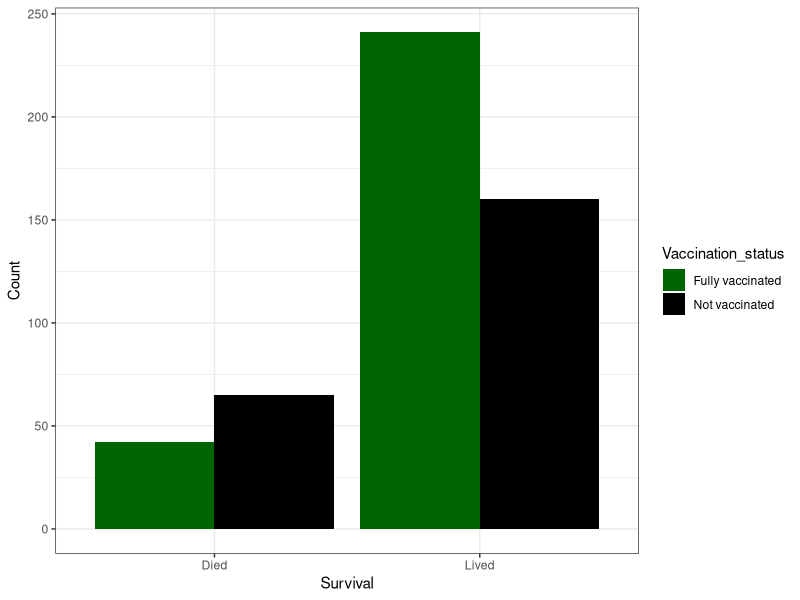

Write the R code that produced this figure.
## ---- chunk 1
rm(list=ls())
library(here)
library(tidyverse)
## ---- chunk 2
vaccines <- read.csv(here("Data", "covid_vaccines.csv"))
## ---- chunk 3
vaccines$Vaccination_status <- as.factor(vaccines$Vaccination_status)
vaccines$Survival <- as.factor(vaccines$Survival)

glimpse(vaccines)
## ---- chunk 4
covid_counts <- vaccines |>
  group_by(Survival, Vaccination_status) |>
  summarise(Count = n())

# The above code worked I think, but didn't get the length function to work properly. Used n() which I found while googling

?length

length(covid_counts$Count) #Gave me an output of [1] 4
## ---- chunk 5
ggplot(covid_counts, aes(x = Survival, y = Count, fill = Vaccination_status)) +
  geom_bar(stat = "identity", position = "dodge") +
  scale_fill_manual(values = c("Fully vaccinated" = "darkgreen", "Not vaccinated" = "black")) +
  theme_bw()
## ---- chunk 6
covid.matrix <- xtabs(Count ~ Survival + Vaccination_status, data = covid_counts)
## ---- chunk 7
chisq.test(covid.matrix)
